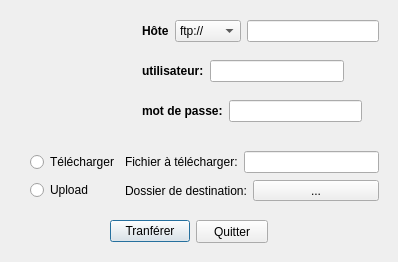
<?xml version="1.0" encoding="UTF-8"?>
<ui version="4.0">
 <class>Dialog</class>
 <widget class="QDialog" name="Dialog">
  <property name="geometry">
   <rect>
    <x>0</x>
    <y>0</y>
    <width>398</width>
    <height>262</height>
   </rect>
  </property>
  <property name="windowTitle">
   <string>Dialog</string>
  </property>
  <widget class="QLabel" name="logo">
   <property name="geometry">
    <rect>
     <x>10</x>
     <y>30</y>
     <width>121</width>
     <height>91</height>
    </rect>
   </property>
   <property name="text">
    <string/>
   </property>
  </widget>
  <widget class="QWidget" name="layoutWidget">
   <property name="geometry">
    <rect>
     <x>110</x>
     <y>220</y>
     <width>158</width>
     <height>25</height>
    </rect>
   </property>
   <layout class="QFormLayout" name="formLayout">
    <item row="0" column="0">
     <widget class="QPushButton" name="transferButton">
      <property name="text">
       <string>Tranférer</string>
      </property>
     </widget>
    </item>
    <item row="0" column="1">
     <widget class="QPushButton" name="quitButton">
      <property name="minimumSize">
       <size>
        <width>0</width>
        <height>23</height>
       </size>
      </property>
      <property name="maximumSize">
       <size>
        <width>75</width>
        <height>16777215</height>
       </size>
      </property>
      <property name="text">
       <string>Quitter</string>
      </property>
     </widget>
    </item>
   </layout>
  </widget>
  <widget class="QWidget" name="layoutWidget">
   <property name="geometry">
    <rect>
     <x>30</x>
     <y>150</y>
     <width>349</width>
     <height>53</height>
    </rect>
   </property>
   <layout class="QHBoxLayout" name="horizontalLayout_7">
    <item>
     <layout class="QVBoxLayout" name="transferChoice">
      <item>
       <widget class="QRadioButton" name="downloadChoice">
        <property name="text">
         <string>Télécharger</string>
        </property>
        <attribute name="buttonGroup">
         <string notr="true">TransferChoice</string>
        </attribute>
       </widget>
      </item>
      <item>
       <widget class="QRadioButton" name="uploadChoice">
        <property name="text">
         <string>Upload</string>
        </property>
        <attribute name="buttonGroup">
         <string notr="true">TransferChoice</string>
        </attribute>
       </widget>
      </item>
     </layout>
    </item>
    <item>
     <layout class="QVBoxLayout" name="verticalLayout_3">
      <item>
       <layout class="QHBoxLayout" name="horizontalLayout_4">
        <item>
         <widget class="QLabel" name="serverLabel">
          <property name="styleSheet">
           <string notr="true"/>
          </property>
          <property name="text">
           <string>Fichier à télécharger:</string>
          </property>
         </widget>
        </item>
        <item>
         <widget class="QLineEdit" name="serverInput"/>
        </item>
       </layout>
      </item>
      <item>
       <layout class="QHBoxLayout" name="horizontalLayout_6">
        <item>
         <layout class="QHBoxLayout" name="horizontalLayout_5">
          <item>
           <widget class="QLabel" name="clientLabel">
            <property name="styleSheet">
             <string notr="true"/>
            </property>
            <property name="text">
             <string>Dossier de destination:</string>
            </property>
           </widget>
          </item>
         </layout>
        </item>
        <item>
         <widget class="QToolButton" name="file_dirChoice">
          <property name="styleSheet">
           <string notr="true">width: 130px; </string>
          </property>
          <property name="text">
           <string>...</string>
          </property>
         </widget>
        </item>
       </layout>
      </item>
     </layout>
    </item>
   </layout>
  </widget>
  <widget class="QWidget" name="">
   <property name="geometry">
    <rect>
     <x>142</x>
     <y>20</y>
     <width>237</width>
     <height>22</height>
    </rect>
   </property>
   <layout class="QHBoxLayout" name="horizontalLayout_8">
    <item>
     <widget class="QLabel" name="label">
      <property name="font">
       <font>
        <weight>75</weight>
        <bold>true</bold>
       </font>
      </property>
      <property name="text">
       <string>Hôte</string>
      </property>
     </widget>
    </item>
    <item>
     <widget class="QComboBox" name="protoChoice">
      <item>
       <property name="text">
        <string>ftp://</string>
       </property>
      </item>
      <item>
       <property name="text">
        <string>sftp://</string>
       </property>
      </item>
      <item>
       <property name="text">
        <string>http://</string>
       </property>
      </item>
      <item>
       <property name="text">
        <string>https://</string>
       </property>
      </item>
     </widget>
    </item>
    <item>
     <widget class="QLineEdit" name="hostInput"/>
    </item>
   </layout>
  </widget>
  <widget class="QWidget" name="">
   <property name="geometry">
    <rect>
     <x>142</x>
     <y>60</y>
     <width>202</width>
     <height>22</height>
    </rect>
   </property>
   <layout class="QHBoxLayout" name="horizontalLayout_2">
    <item>
     <widget class="QLabel" name="label_4">
      <property name="font">
       <font>
        <weight>75</weight>
        <bold>true</bold>
       </font>
      </property>
      <property name="text">
       <string>utilisateur:</string>
      </property>
     </widget>
    </item>
    <item>
     <widget class="QLineEdit" name="userInput">
      <property name="styleSheet">
       <string notr="true">lineEdit_3{
	border-radius: 4px;
}</string>
      </property>
     </widget>
    </item>
   </layout>
  </widget>
  <widget class="QWidget" name="">
   <property name="geometry">
    <rect>
     <x>142</x>
     <y>100</y>
     <width>220</width>
     <height>22</height>
    </rect>
   </property>
   <layout class="QHBoxLayout" name="horizontalLayout_3">
    <item>
     <widget class="QLabel" name="label_5">
      <property name="font">
       <font>
        <weight>75</weight>
        <bold>true</bold>
       </font>
      </property>
      <property name="text">
       <string>mot de passe:</string>
      </property>
     </widget>
    </item>
    <item>
     <widget class="QLineEdit" name="pwdInput">
      <property name="contextMenuPolicy">
       <enum>Qt::ActionsContextMenu</enum>
      </property>
      <property name="autoFillBackground">
       <bool>false</bool>
      </property>
      <property name="styleSheet">
       <string notr="true"/>
      </property>
      <property name="frame">
       <bool>true</bool>
      </property>
      <property name="echoMode">
       <enum>QLineEdit::Password</enum>
      </property>
      <property name="alignment">
       <set>Qt::AlignLeading|Qt::AlignLeft|Qt::AlignTop</set>
      </property>
     </widget>
    </item>
   </layout>
  </widget>
  <zorder>layoutWidget</zorder>
  <zorder>layoutWidget</zorder>
  <zorder>layoutWidget</zorder>
  <zorder>logo</zorder>
  <zorder>label_2</zorder>
  <zorder>portNumber</zorder>
 </widget>
 <resources/>
 <connections/>
 <buttongroups>
  <buttongroup name="TransferChoice"/>
 </buttongroups>
</ui>
